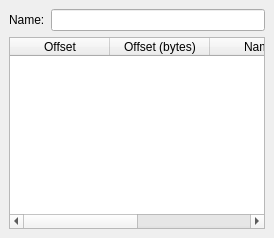
      <widget class="QWidget" name="tab_2">
       <attribute name="title">
        <string>Structs</string>
       </attribute>
       <layout class="QVBoxLayout">
        <property name="spacing">
         <number>6</number>
        </property>
        <property name="leftMargin">
         <number>9</number>
        </property>
        <property name="topMargin">
         <number>9</number>
        </property>
        <property name="rightMargin">
         <number>9</number>
        </property>
        <property name="bottomMargin">
         <number>9</number>
        </property>
        <item>
         <layout class="QHBoxLayout">
          <property name="spacing">
           <number>6</number>
          </property>
          <property name="leftMargin">
           <number>0</number>
          </property>
          <property name="topMargin">
           <number>0</number>
          </property>
          <property name="rightMargin">
           <number>0</number>
          </property>
          <property name="bottomMargin">
           <number>0</number>
          </property>
          <item>
           <widget class="QLabel" name="label_14">
            <property name="text">
             <string>Name:</string>
            </property>
           </widget>
          </item>
          <item>
           <widget class="QLineEdit" name="structName"/>
          </item>
         </layout>
        </item>
        <item>
         <widget class="QTableWidget" name="structMembers">
          <property name="showGrid">
           <bool>false</bool>
          </property>
          <column>
           <property name="text">
            <string>Offset</string>
           </property>
          </column>
          <column>
           <property name="text">
            <string>Offset (bytes)</string>
           </property>
          </column>
          <column>
           <property name="text">
            <string>Name</string>
           </property>
          </column>
          <column>
           <property name="text">
            <string>Size</string>
           </property>
          </column>
         </widget>
        </item>
       </layout>
      </widget>
